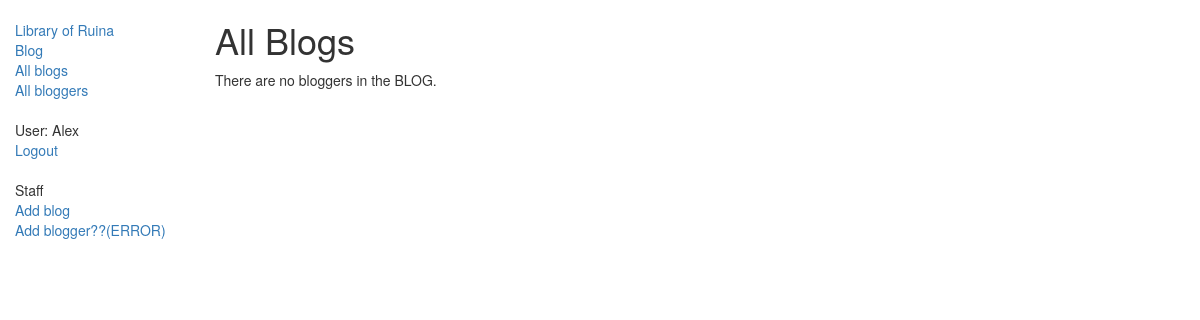
/blog/blogs (signed in), run on an earlier commit of the app's database.
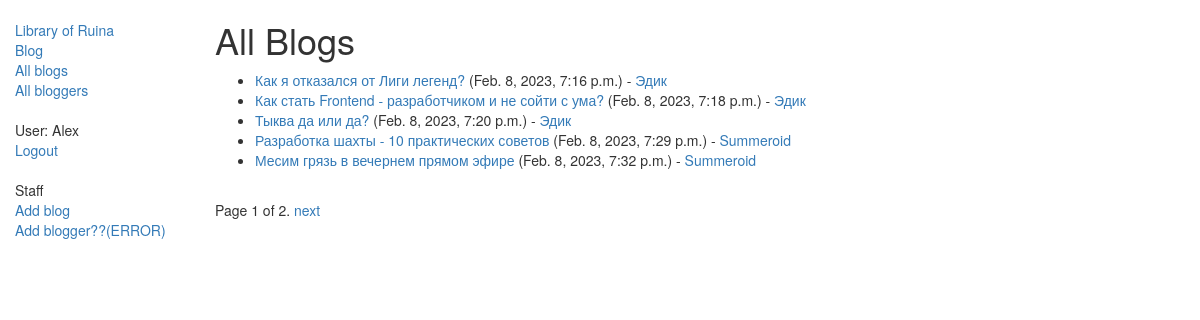
And on a later commit of the database.
### blog/models.py (models this page shows, shortened)
class Blog(models.Model):
    title = models.CharField(max_length=100)
    context = models.TextField(max_length=2000)
    create_date = models.DateTimeField(default=actual_date, blank=True, null=True)
    blogger = models.ForeignKey(Blogger,
                                on_delete=models.SET_NULL,
                                null=True)
    class Meta:
        ordering = ["create_date"]
    def get_absolute_url(self):
        return reverse("blog-detail", args=[str(self.id)])

class Blogger(models.Model):
    name = models.CharField(max_length=100, help_text="Enter a name blogger")
    description = models.TextField(max_length=2000, help_text="Enter a description of blogger")
    create_date = models.DateTimeField(default=actual_date, blank=True, null=True)
    class Meta:
        ordering = ["create_date"]
        permissions = (("can_add_blog", "Blogs moder"),)
    def get_absolute_url(self):
        return reverse("blogger-detail", args=[str(self.id)])
    def __str__(self):
        return self.name

### blog/views.py (the view)
class BlogListViews(LoginRequiredMixin, BaseExceptions, generic.ListView):
    model = Blog
    template_name = "blog/blog_list.html"
    paginate_by = 5
    context_object_name = "blog_list"

### integration/exception.py (called while the page is built)
    def dispatch(self, request, *arg, **kwargs):
        try:
            response = super().dispatch(request, *arg, **kwargs)
        except Exception as e:
            logger.error(f"Generic global Except, Exception message: {str(e)}")
            return self.response({"error_message": e.message}, status=400)
        if isinstance(response, (dict, list)):
            return self._response(response)
        else:
            return response

### blog/templates/blog/blog_list.html
{% extends "base_blog_template.html" %}
{% block content %}
    <h1>All Blogs</h1>
    {% if blog_list %}
    <ul>
      {% for blog in blog_list %}
      <li>
        <a href="{{ blog.get_absolute_url }}">{{ blog.title }}</a>
          ({{ blog.create_date }}) - <a href="{{ blog.blogger.get_absolute_url }}">{{ blog.blogger }}</a>
      </li>
      {% endfor %}
    </ul>
    {% else %}
      <p>There are no bloggers in the BLOG.</p>
    {% endif %}
{% endblock %}

### blog/templates/base_blog_template.html (shortened to what this page needs)
<!DOCTYPE html>
<html lang="en">
<head>
  <link rel="stylesheet" href="https://maxcdn.bootstrapcdn.com/bootstrap/3.3.7/css/bootstrap.min.css">
  {% load static %}
  <link rel="stylesheet" href="{% static 'css/styles.css' %}">
</head>
<body>
  <div class="container-fluid">
    <div class="row">
      <div class="col-sm-2">
        {% block sidebar %}
            <ul class="sidebar-nav">
                <li><a href="{% url 'index' %}">Library of Ruina</a></li>
                <li><a href="{% url 'index_blog' %}">Blog</a></li>
                <li><a href="{% url 'blogs' %}">All blogs</a></li>
                <li><a href="{% url 'bloggers' %}">All bloggers</a></li>
            </ul>
            <ul class="sidebar-nav">
                {% if user.is_authenticated %}
                    <li>User: {{ user.get_username }}</li>
                    <li><a href="{% url 'logout'%}?next={{request.path}}">Logout</a></li>
                    {% else %}
                        <li><a href="{% url 'login'%}?next={{request.path}}">Login</a></li>
                    {% endif %}
            </ul>
            <ul class="sidebar-nav">
                {% if perms.catalog.can_add_blog %}
                    <li>Staff</li>
                    <li><a href="{% url 'blog-create' %}">Add blog</a> </li>
                    <li><a href="{% url 'book-create' %}">Add blogger??(ERROR)</a> </li>
                {% endif %}
            </ul>
     {% endblock %}
      </div>
      <div class="col-sm-10 ">
      {% block content %}{% endblock %}
        {% block pagination %}
          {% if is_paginated %}
              <div class="pagination">
                  <span class="page-links">
                      <span class="page-current">
                          Page {{ page_obj.number }} of {{ page_obj.paginator.num_pages }}.
                      </span>
                      {% if page_obj.has_next %}
                          <a href="{{ request.path }}?page={{ page_obj.next_page_number }}">next</a>
                      {% endif %}
                  </span>
              </div>
          {% endif %}
        {% endblock %}
      </div>
    </div>
  </div>
</body>
</html>

### catalog/static/css/styles.css (style rules this page uses)
.sidebar-nav { margin-top: 20px; padding: 0; list-style: none; }

What changed in the data, as far as the page shows it:
added Blog: title "Как я отказался от Лиги легенд?", create_date "Feb. 8, 2023, 7:16 p.m.", blogger "Эдик"
added Blog: title "Как стать Frontend - разработчиком и не сойти с ума?", create_date "Feb. 8, 2023, 7:18 p.m.", blogger "Эдик"
added Blog: title "Тыква да или да?", create_date "Feb. 8, 2023, 7:20 p.m.", blogger "Эдик"
added Blog: title "Разработка шахты - 10 практических советов", create_date "Feb. 8, 2023, 7:29 p.m.", blogger "Summeroid"
added Blog: title "Месим грязь в вечернем прямом эфире", create_date "Feb. 8, 2023, 7:32 p.m.", blogger "Summeroid"
Also different on the page:
{{ page_obj.number }}: (not shown) → "1"
{{ page_obj.paginator.num_pages }}: (not shown) → "2"
text no longer shown: "There are no bloggers in the BLOG."
text now shown: "Page of . next"
